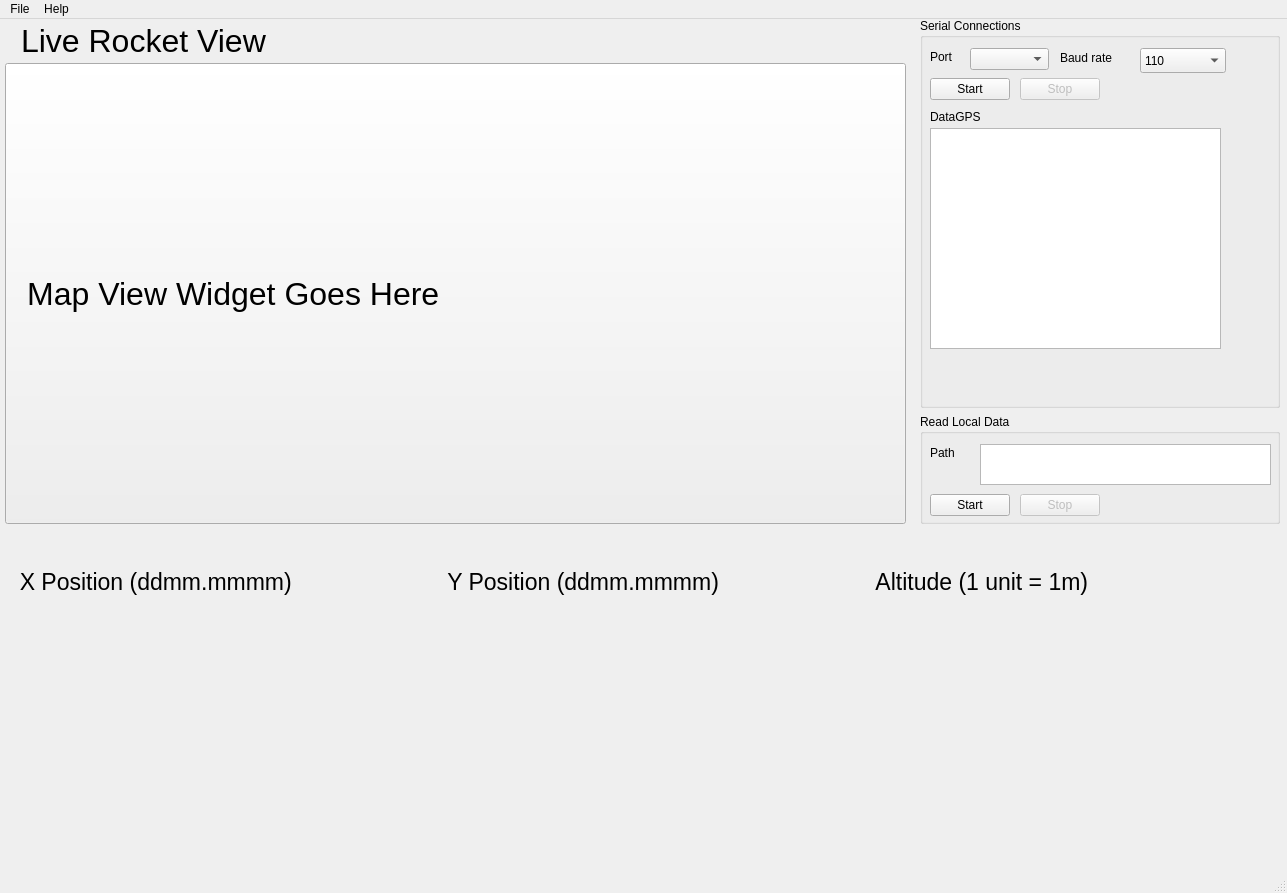
<?xml version="1.0" encoding="UTF-8"?>
<ui version="4.0">
 <class>MainWindow</class>
 <widget class="QMainWindow" name="MainWindow">
  <property name="geometry">
   <rect>
    <x>0</x>
    <y>0</y>
    <width>1287</width>
    <height>893</height>
   </rect>
  </property>
  <property name="windowTitle">
   <string>StarrTracker</string>
  </property>
  <widget class="QWidget" name="centralwidget">
   <widget class="QWidget" name="horizontalLayoutWidget">
    <property name="geometry">
     <rect>
      <x>-1</x>
      <y>-1</y>
      <width>1281</width>
      <height>841</height>
     </rect>
    </property>
    <layout class="QGridLayout" name="gridLayout">
     <property name="leftMargin">
      <number>6</number>
     </property>
     <property name="horizontalSpacing">
      <number>14</number>
     </property>
     <property name="verticalSpacing">
      <number>45</number>
     </property>
     <item row="0" column="0">
      <layout class="QVBoxLayout" name="layout_MapView" stretch="64,656">
       <property name="bottomMargin">
        <number>0</number>
       </property>
       <item>
        <layout class="QHBoxLayout" name="layout_LiveRocketView">
         <property name="leftMargin">
          <number>16</number>
         </property>
         <property name="rightMargin">
          <number>16</number>
         </property>
         <item>
          <widget class="QLabel" name="Label_LiveRocketView">
           <property name="font">
            <font>
             <pointsize>24</pointsize>
            </font>
           </property>
           <property name="text">
            <string>Live Rocket View</string>
           </property>
          </widget>
         </item>
        </layout>
       </item>
       <item>
        <widget class="QPushButton" name="pushButton">
         <property name="sizePolicy">
          <sizepolicy hsizetype="Preferred" vsizetype="Preferred">
           <horstretch>0</horstretch>
           <verstretch>0</verstretch>
          </sizepolicy>
         </property>
         <property name="font">
          <font>
           <pointsize>24</pointsize>
          </font>
         </property>
         <property name="text">
          <string>  Map View Widget Goes Here                                                    </string>
         </property>
        </widget>
       </item>
      </layout>
     </item>
     <item row="1" column="0" colspan="2">
      <layout class="QHBoxLayout" name="layout_Graph">
       <property name="spacing">
        <number>14</number>
       </property>
       <property name="leftMargin">
        <number>2</number>
       </property>
       <property name="topMargin">
        <number>0</number>
       </property>
       <property name="rightMargin">
        <number>2</number>
       </property>
       <item>
        <layout class="QVBoxLayout" name="layout_x_axis">
         <item>
          <widget class="QLabel" name="x_axis">
           <property name="sizePolicy">
            <sizepolicy hsizetype="Preferred" vsizetype="Maximum">
             <horstretch>0</horstretch>
             <verstretch>0</verstretch>
            </sizepolicy>
           </property>
           <property name="font">
            <font>
             <pointsize>17</pointsize>
            </font>
           </property>
           <property name="text">
            <string>  X Position (ddmm.mmmm)</string>
           </property>
          </widget>
         </item>
         <item>
          <widget class="QCustomPlot" name="graph_x" native="true">
           <property name="sizePolicy">
            <sizepolicy hsizetype="Minimum" vsizetype="Fixed">
             <horstretch>0</horstretch>
             <verstretch>0</verstretch>
            </sizepolicy>
           </property>
           <property name="minimumSize">
            <size>
             <width>0</width>
             <height>250</height>
            </size>
           </property>
           <property name="whatsThis">
            <string>Latitude</string>
           </property>
          </widget>
         </item>
        </layout>
       </item>
       <item>
        <layout class="QVBoxLayout" name="layout_y_axis">
         <item>
          <widget class="QLabel" name="y_axis">
           <property name="sizePolicy">
            <sizepolicy hsizetype="Preferred" vsizetype="Maximum">
             <horstretch>0</horstretch>
             <verstretch>0</verstretch>
            </sizepolicy>
           </property>
           <property name="font">
            <font>
             <pointsize>17</pointsize>
            </font>
           </property>
           <property name="text">
            <string>  Y Position (ddmm.mmmm)</string>
           </property>
          </widget>
         </item>
         <item>
          <widget class="QCustomPlot" name="graph_y" native="true">
           <property name="sizePolicy">
            <sizepolicy hsizetype="Minimum" vsizetype="Minimum">
             <horstretch>0</horstretch>
             <verstretch>0</verstretch>
            </sizepolicy>
           </property>
           <property name="whatsThis">
            <string>Longitude
</string>
           </property>
          </widget>
         </item>
        </layout>
       </item>
       <item>
        <layout class="QVBoxLayout" name="layout_altitude">
         <item>
          <widget class="QLabel" name="altitude">
           <property name="sizePolicy">
            <sizepolicy hsizetype="Preferred" vsizetype="Maximum">
             <horstretch>0</horstretch>
             <verstretch>0</verstretch>
            </sizepolicy>
           </property>
           <property name="font">
            <font>
             <pointsize>17</pointsize>
            </font>
           </property>
           <property name="whatsThis">
            <string>&lt;html&gt;&lt;head/&gt;&lt;body&gt;&lt;p&gt;Altitude&lt;/p&gt;&lt;p&gt;&lt;br/&gt;&lt;/p&gt;&lt;/body&gt;&lt;/html&gt;</string>
           </property>
           <property name="text">
            <string>  Altitude (1 unit = 1m)</string>
           </property>
          </widget>
         </item>
         <item>
          <widget class="QCustomPlot" name="graph_alt" native="true">
           <property name="sizePolicy">
            <sizepolicy hsizetype="Minimum" vsizetype="Minimum">
             <horstretch>0</horstretch>
             <verstretch>0</verstretch>
            </sizepolicy>
           </property>
           <property name="whatsThis">
            <string>Altitude</string>
           </property>
          </widget>
         </item>
        </layout>
       </item>
      </layout>
     </item>
     <item row="0" column="1">
      <layout class="QVBoxLayout" name="layout_Settings" stretch="0,0">
       <property name="spacing">
        <number>6</number>
       </property>
       <item>
        <layout class="QGridLayout" name="layout_Serial">
         <item row="0" column="0">
          <widget class="QGroupBox" name="groupBox">
           <property name="sizePolicy">
            <sizepolicy hsizetype="Preferred" vsizetype="Preferred">
             <horstretch>0</horstretch>
             <verstretch>0</verstretch>
            </sizepolicy>
           </property>
           <property name="title">
            <string>Serial Connections</string>
           </property>
           <widget class="QComboBox" name="portSelect">
            <property name="geometry">
             <rect>
              <x>50</x>
              <y>30</y>
              <width>79</width>
              <height>22</height>
             </rect>
            </property>
           </widget>
           <widget class="QPushButton" name="serialConnectionButton">
            <property name="geometry">
             <rect>
              <x>10</x>
              <y>60</y>
              <width>80</width>
              <height>22</height>
             </rect>
            </property>
            <property name="text">
             <string>Start</string>
            </property>
           </widget>
           <widget class="QPushButton" name="serialTerminationButton">
            <property name="enabled">
             <bool>false</bool>
            </property>
            <property name="geometry">
             <rect>
              <x>100</x>
              <y>60</y>
              <width>80</width>
              <height>22</height>
             </rect>
            </property>
            <property name="text">
             <string>Stop</string>
            </property>
           </widget>
           <widget class="QLabel" name="label">
            <property name="geometry">
             <rect>
              <x>10</x>
              <y>30</y>
              <width>41</width>
              <height>17</height>
             </rect>
            </property>
            <property name="text">
             <string>Port </string>
            </property>
           </widget>
           <widget class="QTextBrowser" name="textBrowser">
            <property name="geometry">
             <rect>
              <x>10</x>
              <y>110</y>
              <width>291</width>
              <height>221</height>
             </rect>
            </property>
            <property name="html">
             <string>&lt;!DOCTYPE HTML PUBLIC &quot;-//W3C//DTD HTML 4.0//EN&quot; &quot;http://www.w3.org/TR/REC-html40/strict.dtd&quot;&gt;
&lt;html&gt;&lt;head&gt;&lt;meta name=&quot;qrichtext&quot; content=&quot;1&quot; /&gt;&lt;style type=&quot;text/css&quot;&gt;
p, li { white-space: pre-wrap; }
&lt;/style&gt;&lt;/head&gt;&lt;body style=&quot; font-family:'Ubuntu'; font-size:12pt; font-weight:400; font-style:normal;&quot;&gt;
&lt;p style=&quot;-qt-paragraph-type:empty; margin-top:0px; margin-bottom:0px; margin-left:0px; margin-right:0px; -qt-block-indent:0; text-indent:0px; font-size:11pt;&quot;&gt;&lt;br /&gt;&lt;/p&gt;&lt;/body&gt;&lt;/html&gt;</string>
            </property>
           </widget>
           <widget class="QLabel" name="label_2">
            <property name="geometry">
             <rect>
              <x>140</x>
              <y>30</y>
              <width>81</width>
              <height>20</height>
             </rect>
            </property>
            <property name="text">
             <string>Baud rate</string>
            </property>
           </widget>
           <widget class="QLabel" name="gpsType">
            <property name="geometry">
             <rect>
              <x>10</x>
              <y>90</y>
              <width>291</width>
              <height>17</height>
             </rect>
            </property>
            <property name="autoFillBackground">
             <bool>false</bool>
            </property>
            <property name="text">
             <string>DataGPS</string>
            </property>
           </widget>
           <widget class="QComboBox" name="baudSelect">
            <property name="geometry">
             <rect>
              <x>220</x>
              <y>30</y>
              <width>86</width>
              <height>25</height>
             </rect>
            </property>
            <item>
             <property name="text">
              <string>110</string>
             </property>
            </item>
            <item>
             <property name="text">
              <string>300</string>
             </property>
            </item>
            <item>
             <property name="text">
              <string>600</string>
             </property>
            </item>
            <item>
             <property name="text">
              <string>1200</string>
             </property>
            </item>
            <item>
             <property name="text">
              <string>2400</string>
             </property>
            </item>
            <item>
             <property name="text">
              <string>4800</string>
             </property>
            </item>
            <item>
             <property name="text">
              <string>9600</string>
             </property>
            </item>
            <item>
             <property name="text">
              <string>14400</string>
             </property>
            </item>
            <item>
             <property name="text">
              <string>19200</string>
             </property>
            </item>
            <item>
             <property name="text">
              <string>38400</string>
             </property>
            </item>
            <item>
             <property name="text">
              <string>57600</string>
             </property>
            </item>
            <item>
             <property name="text">
              <string>115200</string>
             </property>
            </item>
            <item>
             <property name="text">
              <string>128000</string>
             </property>
            </item>
            <item>
             <property name="text">
              <string>256000</string>
             </property>
            </item>
           </widget>
          </widget>
         </item>
        </layout>
       </item>
       <item>
        <widget class="QGroupBox" name="groupBox_2">
         <property name="sizePolicy">
          <sizepolicy hsizetype="Preferred" vsizetype="Fixed">
           <horstretch>0</horstretch>
           <verstretch>0</verstretch>
          </sizepolicy>
         </property>
         <property name="minimumSize">
          <size>
           <width>0</width>
           <height>110</height>
          </size>
         </property>
         <property name="title">
          <string>Read Local Data</string>
         </property>
         <widget class="QLabel" name="label_5">
          <property name="geometry">
           <rect>
            <x>10</x>
            <y>30</y>
            <width>41</width>
            <height>17</height>
           </rect>
          </property>
          <property name="text">
           <string>Path</string>
          </property>
         </widget>
         <widget class="QTextBrowser" name="pathBrowser">
          <property name="geometry">
           <rect>
            <x>60</x>
            <y>30</y>
            <width>291</width>
            <height>41</height>
           </rect>
          </property>
          <property name="html">
           <string>&lt;!DOCTYPE HTML PUBLIC &quot;-//W3C//DTD HTML 4.0//EN&quot; &quot;http://www.w3.org/TR/REC-html40/strict.dtd&quot;&gt;
&lt;html&gt;&lt;head&gt;&lt;meta name=&quot;qrichtext&quot; content=&quot;1&quot; /&gt;&lt;style type=&quot;text/css&quot;&gt;
p, li { white-space: pre-wrap; }
&lt;/style&gt;&lt;/head&gt;&lt;body style=&quot; font-family:'Ubuntu'; font-size:12pt; font-weight:400; font-style:normal;&quot;&gt;
&lt;p style=&quot;-qt-paragraph-type:empty; margin-top:0px; margin-bottom:0px; margin-left:0px; margin-right:0px; -qt-block-indent:0; text-indent:0px; font-size:11pt;&quot;&gt;&lt;br /&gt;&lt;/p&gt;&lt;/body&gt;&lt;/html&gt;</string>
          </property>
         </widget>
         <widget class="QPushButton" name="serialLocalConnectionButton">
          <property name="geometry">
           <rect>
            <x>10</x>
            <y>80</y>
            <width>80</width>
            <height>22</height>
           </rect>
          </property>
          <property name="text">
           <string>Start</string>
          </property>
         </widget>
         <widget class="QPushButton" name="serialLocalTerminationButton">
          <property name="enabled">
           <bool>false</bool>
          </property>
          <property name="geometry">
           <rect>
            <x>100</x>
            <y>80</y>
            <width>80</width>
            <height>22</height>
           </rect>
          </property>
          <property name="text">
           <string>Stop</string>
          </property>
         </widget>
        </widget>
       </item>
      </layout>
     </item>
    </layout>
   </widget>
  </widget>
  <widget class="QMenuBar" name="menubar">
   <property name="geometry">
    <rect>
     <x>0</x>
     <y>0</y>
     <width>1287</width>
     <height>26</height>
    </rect>
   </property>
   <widget class="QMenu" name="menuFile">
    <property name="title">
     <string>File</string>
    </property>
    <addaction name="actionExit_Program"/>
   </widget>
   <widget class="QMenu" name="menuHelp">
    <property name="title">
     <string>Help</string>
    </property>
    <addaction name="actionAbout_StarrTracker"/>
   </widget>
   <addaction name="menuFile"/>
   <addaction name="menuHelp"/>
  </widget>
  <widget class="QStatusBar" name="statusbar"/>
  <action name="actionAbout_StarrTracker">
   <property name="text">
    <string>About StarrTracker</string>
   </property>
  </action>
  <action name="actionExit_Program">
   <property name="text">
    <string>Exit Program</string>
   </property>
  </action>
 </widget>
 <customwidgets>
  <customwidget>
   <class>QCustomPlot</class>
   <extends>QWidget</extends>
   <header location="global">src/graph/qcustomplot.h</header>
   <container>1</container>
  </customwidget>
 </customwidgets>
 <resources/>
 <connections/>
</ui>
